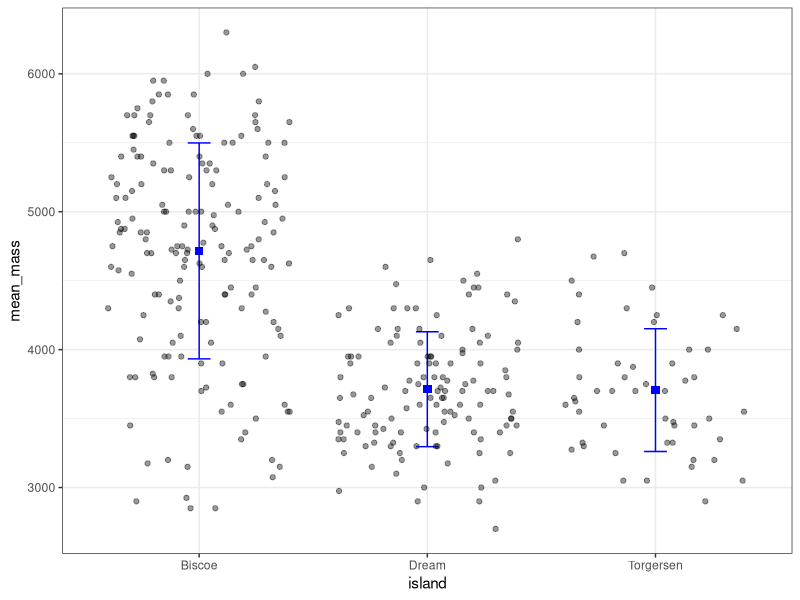
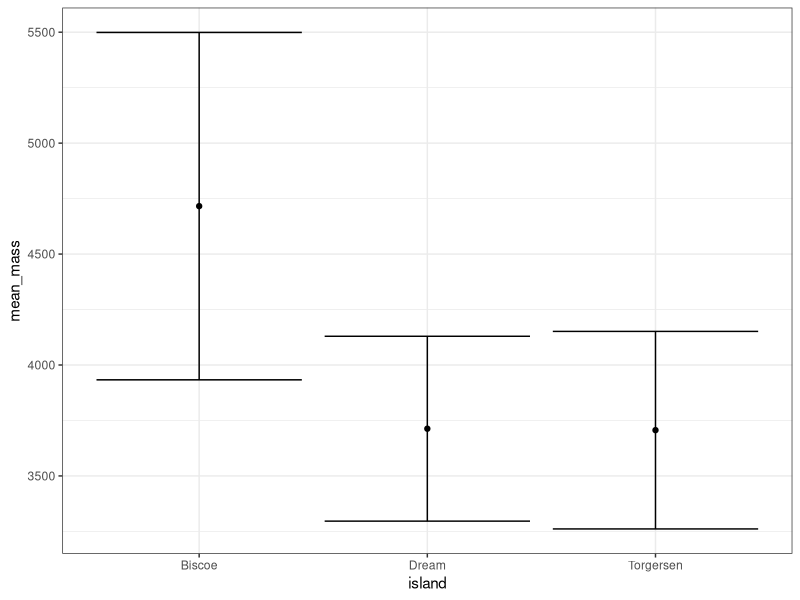
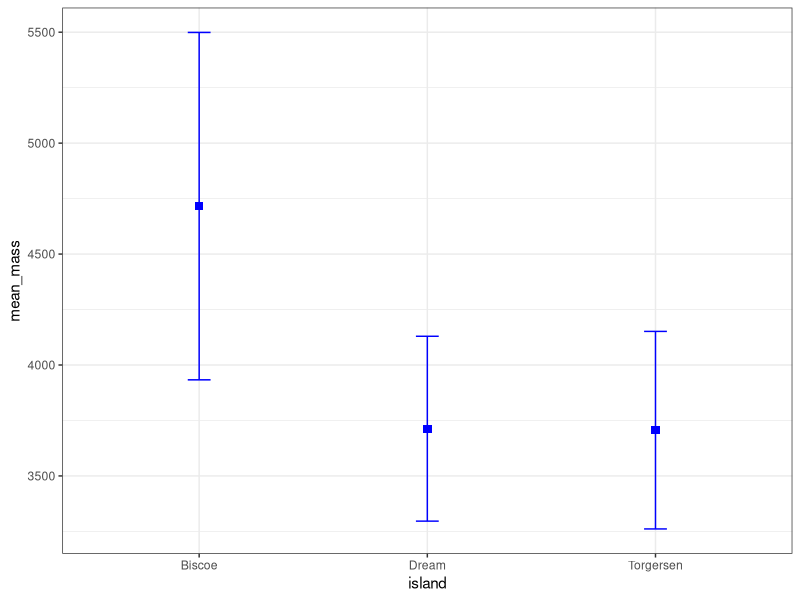
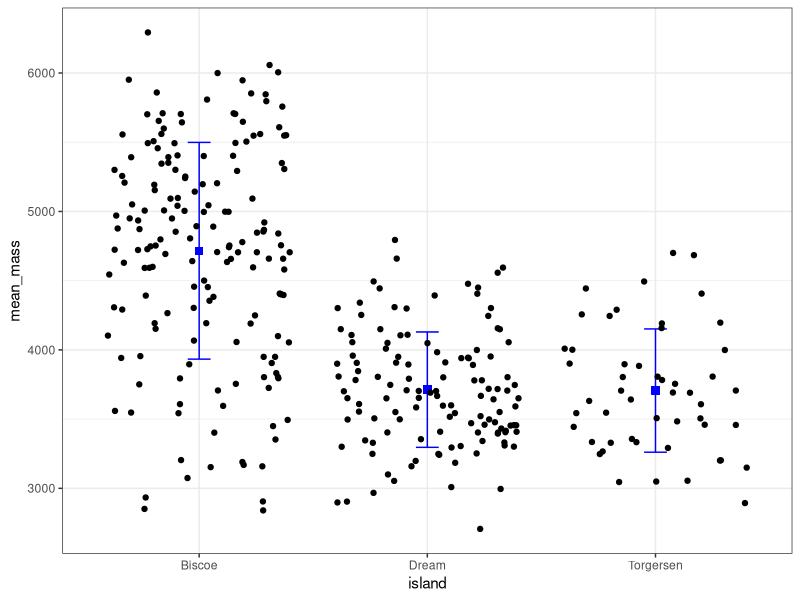
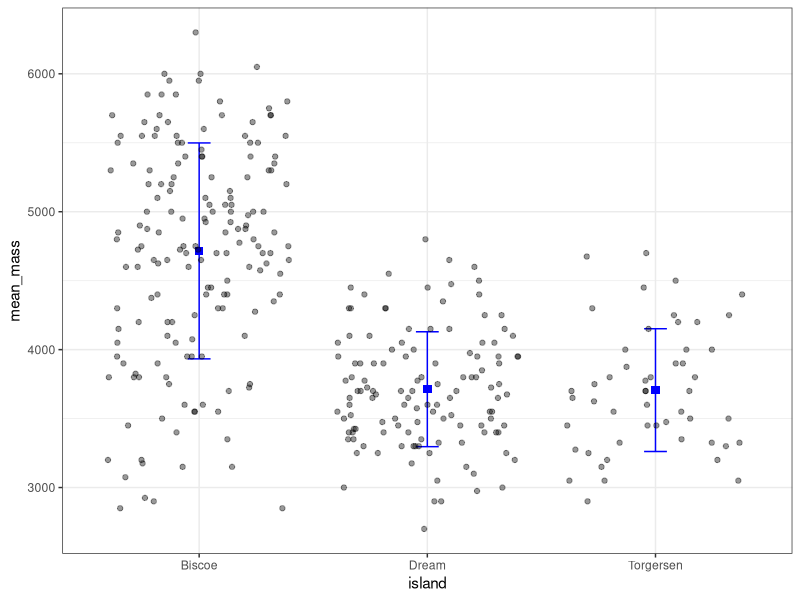
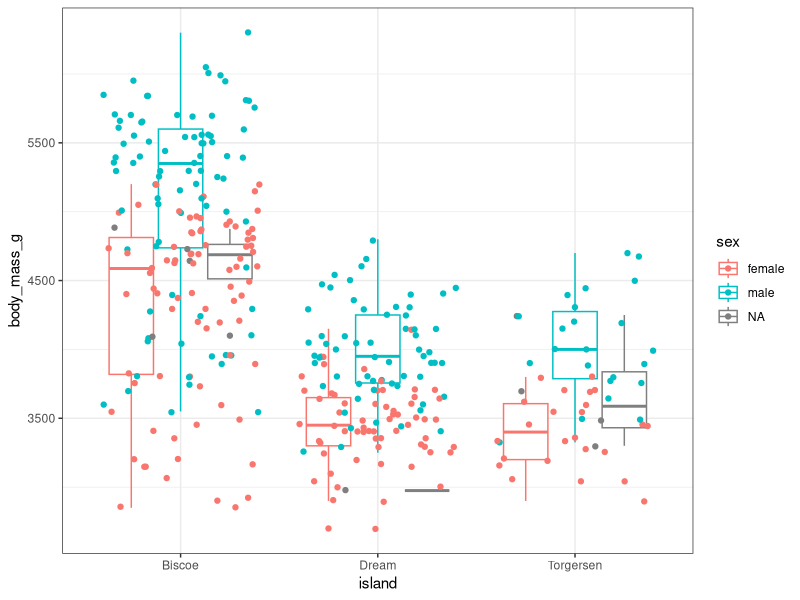
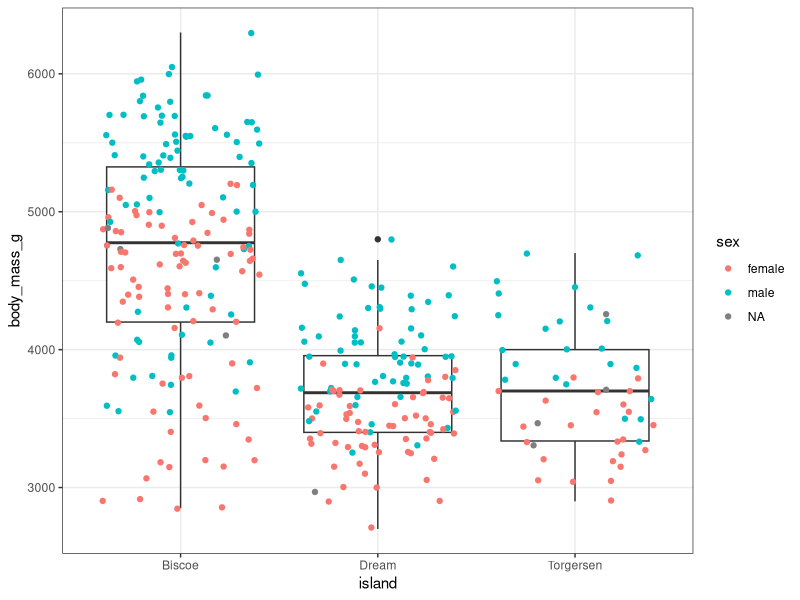
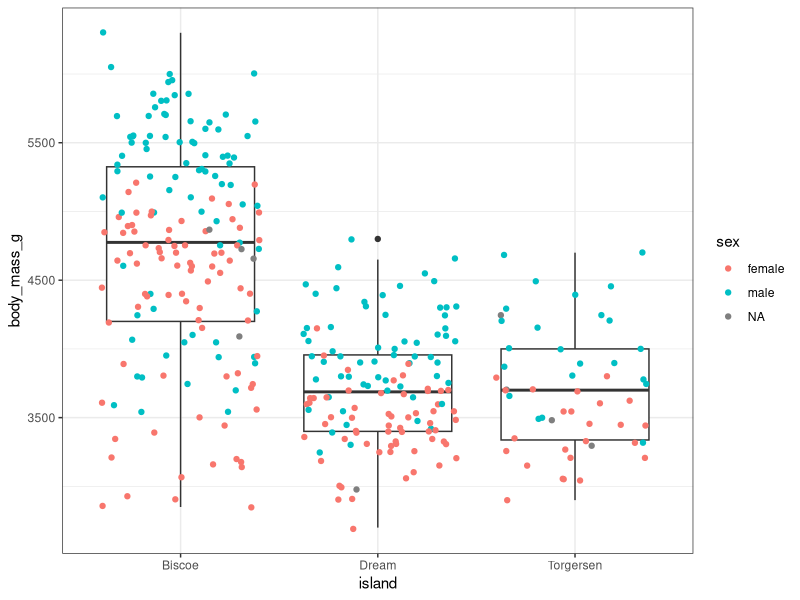

The R script that drew these images, in order: (Note: this script raises an error after producing the figures.)
## ---- chunk 1
#| label: setup
library(tidyverse)
library(palmerpenguins)
theme_set(theme_bw())
## ---- chunk 2
#| echo: false

peng_summary <- 
  penguins |> 
  group_by(island) |> 
  summarize(
    mean_mass = mean(body_mass_g, na.rm = TRUE),
    lower_sd = mean_mass - sd(body_mass_g, na.rm = TRUE),
    upper_sd = mean_mass + sd(body_mass_g, na.rm = TRUE)
  )

ggplot(peng_summary, aes(x = island, y = mean_mass)) +
  #mean
  geom_point(shape = "square", color = "blue", size = 2.5) +
  #sd
  geom_errorbar(
    data = peng_summary,
    aes(y = mean_mass, ymin = lower_sd, ymax = upper_sd),
    width = 0.1,
    color = "blue"
  ) +
  #add raw data:
  geom_jitter(
    data = penguins,
    aes(y = body_mass_g),
    alpha = 0.4,
    height = 0
  )
## ---- chunk 3
peng_summary <- 
  penguins |> 
  group_by(island) |> #for each island...
  summarize(
    mean_mass = mean(body_mass_g, na.rm = TRUE),
    sd = sd(body_mass_g, na.rm = TRUE)
  )
peng_summary
## ---- chunk 4
peng_summary <-
  peng_summary |> 
  mutate(lower = mean_mass - sd, upper = mean_mass + sd)
peng_summary
## ---- chunk 5
ggplot(peng_summary, aes(x = island)) +
  #mean:
  geom_point(aes(y = mean_mass)) +
  #sd:
  geom_errorbar(aes(ymin = lower, ymax = upper))
## ---- chunk 6
ggplot(peng_summary, aes(x = island)) +
  #mean:
  geom_point(
    aes(y = mean_mass),
    shape = "square",
    color = "blue",
    size = 2.5
  )+
  #sd:
  geom_errorbar(
    data = peng_summary,
    aes(ymin = lower, ymax = upper),
    width = 0.1,
    color = "blue"
  ) 
## ---- chunk 7
ggplot(peng_summary, aes(x = island)) +
  #mean:
  geom_point(
    aes(y = mean_mass),
    shape = "square",
    color = "blue",
    size = 2.5
  )+
  #sd:
  geom_errorbar(
    data = peng_summary,
    aes(ymin = lower, ymax = upper),
    width = 0.1,
    color = "blue"
  ) +
  #add raw data:
  geom_jitter(
    data = penguins, #override data to use penguins instead of peng_summary
    aes(y = body_mass_g),
  )
## ---- chunk 8
ggplot(peng_summary, aes(x = island)) +
  #mean:
  geom_point(
    aes(y = mean_mass),
    shape = "square",
    color = "blue",
    size = 2.5
  )+
  #sd:
  geom_errorbar(
    data = peng_summary,
    aes(ymin = lower, ymax = upper),
    width = 0.1,
    color = "blue"
  ) +
  #add raw data:
  geom_jitter(
    data = penguins, #override data to use penguins instead of peng_summary
    aes(y = body_mass_g),
    alpha = 0.4, #add transparency
    height = 0 #don't jitter vertically, only horizontally
  )
## ---- chunk 9
ggplot(penguins, aes(x = island, y = body_mass_g, color = sex)) +
  geom_boxplot() +
  geom_jitter()
## ---- chunk 10
ggplot(penguins, aes(x = island, y = body_mass_g)) +
  geom_boxplot() +
  geom_jitter(aes(color = sex))
## ---- chunk 11
ggplot(penguins, aes(x = island, y = body_mass_g, color = sex)) +
  geom_boxplot(aes(x = island, y = body_mass_g), inherit.aes = FALSE) +
  geom_jitter()
## ---- chunk 12
ggplot(penguins, aes(x = island, y = body_mass_g, color = sex)) +
  geom_boxplot(color = "darkgreen") +
  geom_jitter()
## ---- chunk 13
#| echo: true
p <- 
  ggplot(penguins |> drop_na(), aes(x = body_mass_g, y = bill_length_mm, color = species)) +
  geom_point() +
  geom_smooth(method = "lm", se = FALSE) +
  facet_wrap(vars(island), ncol = 1)
p
## ---- chunk 14
#| echo: false
p + 
  scale_color_manual(
    values = c(
      "Adelie" = "#7570b3",
      "Chinstrap" = "#d95f02",
      "Gentoo" = "#1b9e77"
    ),
    breaks = c("Gentoo", "Chinstrap", "Adelie")
  ) +
  scale_x_continuous(
    n.breaks = 10
  ) +
  scale_y_continuous(
    breaks = seq(30, 65, by = 5)
  )
## ---- chunk 15
my_cols <- c(
  "Adelie" = "#7570b3",
  "Chinstrap" = "#d95f02",
  "Gentoo" = "#1b9e77"
)
## ---- chunk 16
p +
  scale_color_manual(
    name = "Species",
    values = my_cols
  )
## ---- chunk 17
p_new <- p +
  scale_color_manual(
    name = "Species",
    values = my_cols,
    breaks = c("Gentoo", "Chinstrap", "Adelie")
  )
p_new
## ---- chunk 18
p_new +
  scale_x_continuous(n.breaks = 10)
## ---- chunk 19
p_new +
  scale_x_continuous(n.breaks = 10) +
  scale_y_continuous(breaks = seq(from = 30, to = 65, by = 5.5))
## ---- chunk 20
ggplot(penguins, aes(x = island, y = body_mass_g)) +
  geom_jitter(alpha = 0.4, height = 0) +
  stat_summary(fun.data = mean_sdl, fun.args = list(mult = 1),
               color = "blue", shape = "square")
## ---- chunk 21
#| echo: true
p + scale_x_continuous(n.breaks = 15)
p + scale_x_log10(n.breaks = 15)
## ---- chunk 22
df <- expand_grid(x = LETTERS[1:5], y = 1:5)
ggplot(df) +
  geom_point(aes(x = x, y = y, 
        color = x, shape = x,
        size = y, alpha = y, stroke = y))
## ---- chunk 23
#| warning: true
ggplot(penguins, aes(x = island, y = body_mass_g)) +
  stat_summary()
## ---- chunk 24
mean_sdl(rnorm(100), mult = 1)
## ---- chunk 25
ggplot(penguins, aes(x = island, y = body_mass_g)) +
  stat_summary(fun.data = mean_sdl, fun.args = list(mult = 1))
## ---- chunk 26
ggplot(penguins, aes(x = island, y = body_mass_g)) +
  geom_jitter(alpha = 0.4, height = 0) +
  stat_summary(fun.data = "mean_sdl", fun.args = list(mult = 1),
               color = "blue", shape = "square")
## ---- chunk 27
median_80 <- function(vals) {
   tibble(y = median(vals, na.rm = TRUE),
          ymin = quantile(vals, 0.1),
          ymax = quantile(vals, 0.9))
}
ggplot(penguins, aes(x = island, y = body_mass_g)) +
  geom_jitter(alpha = 0.4, height = 0) +
  stat_summary(fun.data = "median_80", color = "blue", shape = "square")
## ---- chunk 28
ggplot(penguins) +
  geom_histogram(aes(x = body_mass_g)) +
  facet_wrap(vars(island))
## ---- chunk 29
ggplot(penguins) +
  geom_histogram(aes(x = body_mass_g, y = after_stat(density))) +
  facet_wrap(vars(island))
## ---- chunk 30
ggplot(penguins, aes(x = body_mass_g, y = bill_length_mm)) +
  facet_wrap(vars(island)) +
  geom_point()
## ---- chunk 31
ggplot(penguins, aes(x = body_mass_g, y = bill_length_mm)) +
  facet_grid(vars(sex), vars(island)) +
  geom_point()
## ---- chunk 32
p
## ---- chunk 33
p + scale_x_continuous(limits = c(4000, 5000))
## ---- chunk 34
p + coord_cartesian(xlim = c(4000, 5000))
## ---- chunk 35
df <- tibble(x = 1:100,
           y = x^2)
p2 <- 
  ggplot(df, aes(x = x, y = y)) +
  geom_point() +
  geom_smooth(method = "lm")
p2
## ---- chunk 36
p2 + coord_trans(x = "log10") 
p2 + scale_x_log10()
